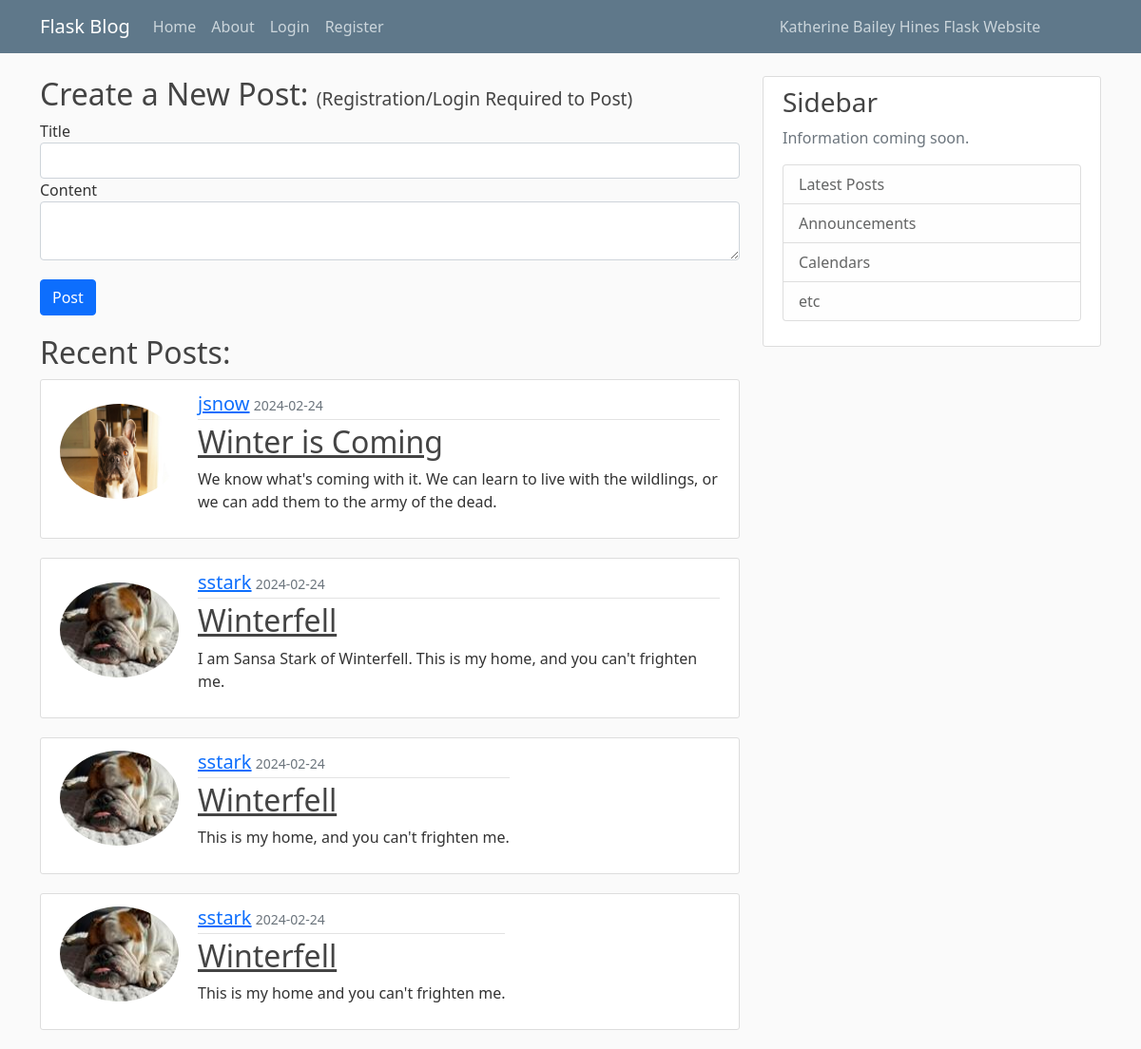
Before: / with the older database file.
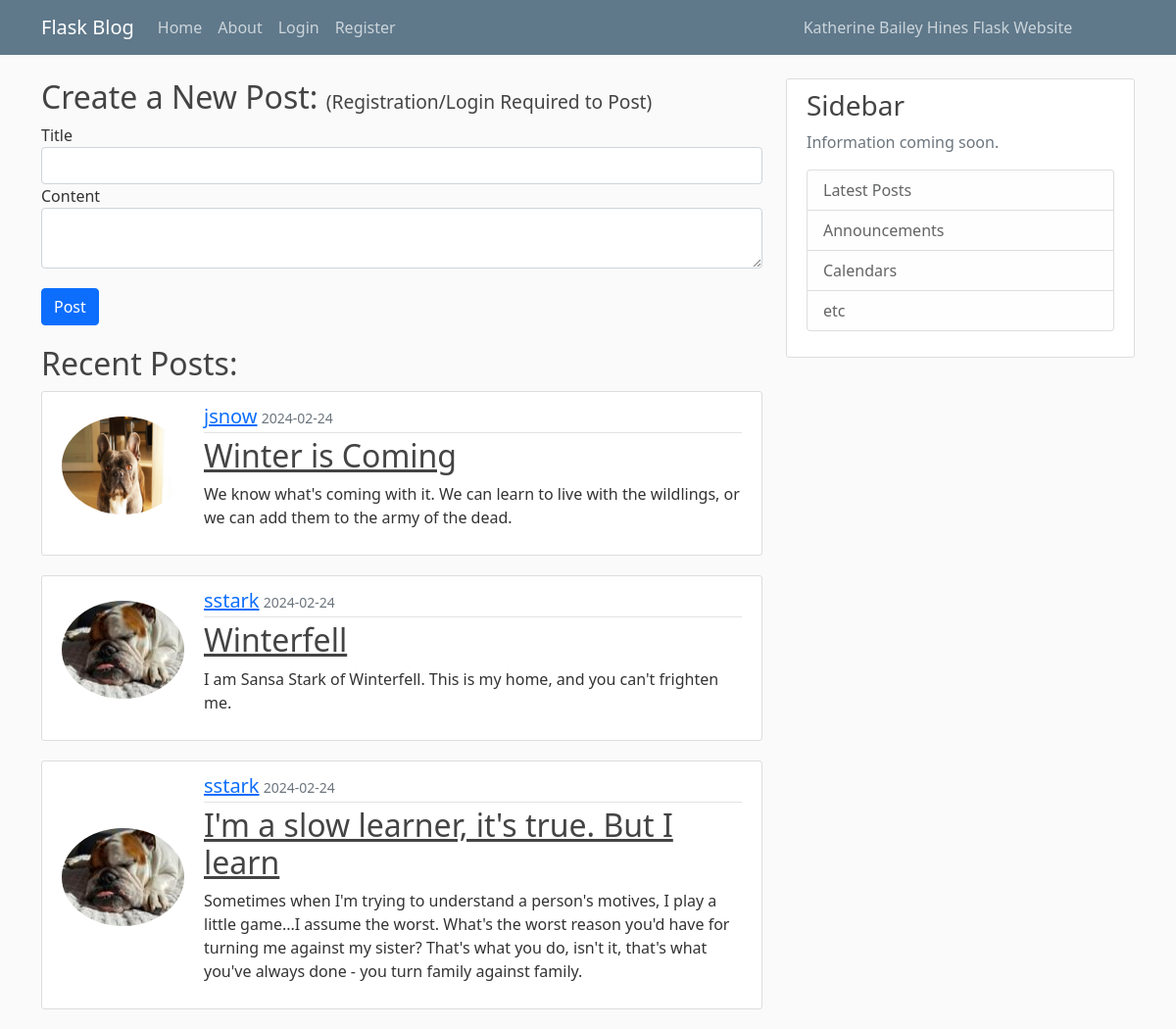
After: the same page with the newer database file.
### app.py (models this page shows, shortened)
class Post(db.Model):
    id = db.Column(db.Integer, primary_key=True)
    title = db.Column(db.String(100), nullable=False)
    datePosted = db.Column(db.DateTime, nullable=False, default=datetime.utcnow)
    content = db.Column(db.Text, nullable=False)
    user_id = db.Column(db.Integer, db.ForeignKey('user.id'), nullable=False)
    author = db.relationship('User', backref='author_posts', lazy=True)

class User(db.Model):
    id = db.Column(db.Integer, primary_key=True)
    firstName = db.Column(db.String(40), unique=False, nullable=False)
    lastName = db.Column(db.String(40), unique=False, nullable=False)
    username = db.Column(db.String(15), unique=True, nullable=False)
    email = db.Column(db.String(100), unique=True, nullable=False)
    image_file = db.Column(db.String(20), nullable=False, default='default.jpg')
    password = db.Column(db.String(60), nullable=False)
    posts = db.relationship('Post', backref='author_posts', lazy=True)

### app.py (the view, shortened to what this page needs)
@app.route('/')
def home():
    new_user_id = request.args.get('new_user_id')
    new_user = None
    if new_user_id:
        new_user = User.query.get(new_user_id)
    post_form = PostForm()
    posts = Post.query.order_by(Post.datePosted.desc()).all()
    return render_template('home.html', posts=posts, new_user=new_user, post_form=post_form)

### forms.py
class PostForm(FlaskForm):
    title = StringField('Title', validators=[InputRequired()])
    content = TextAreaField('Content', validators=[InputRequired()])
    submit = SubmitField('Post')

### templates/home.html (shortened to what this page needs)
{% extends 'layout.html' %}
{% block content %}
<h2>Create a New Post: <small style="font-size: 0.6em;">(Registration/Login Required to Post)</small></h2>
<form method="POST" action="{{ url_for('create_post') }}">
  <div>
    {{ post_form.title.label }}
    {{ post_form.title(class="form-control") }}
  </div>
  <div>
    {{ post_form.content.label }}
    {{ post_form.content(class="form-control") }}
  </div>
  <div style="height: 20px;"></div>
  <div>
    {{ post_form.submit(class="btn btn-primary") }}
  </div>
  <div style="height: 20px;"></div>
</form>
<h2>Recent Posts:</h2>
{% for post in posts %}
<article class="media content-section" style="display: flex; align-items: center;">
  <div class="media-left">
    <img src="{{ url_for('static', filename='profile_pics/' + post.author.image_file) }}"
      class="rounded-circle account-img" style="height: 100px;">
  </div>
  <div class="media-body">
    <div class="article-metadata">
      <a class="mr-2" href="#" style="font-size: 20px;">{{ post.author.username }}</a>
      <small class="text-muted">{{ post.datePosted.strftime('%Y-%m-%d') }}</small>
    </div>
    <h2><a class="article-title" href="#">{{ post.title }}</a></h2>
    <p class="article-content">{{ post.content }}</p>
  </div>
</article>
{% endfor %}
{% endblock content %}

### templates/layout.html (shortened to what this page needs)
<!DOCTYPE html>
<html lang="en">
<head>
    <link href="https://cdn.jsdelivr.net/npm/bootstrap@5.0.2/dist/css/bootstrap.min.css" rel="stylesheet"
>
    <link rel="stylesheet" type="text/css" href="{{ url_for('static', filename='main.css') }}">
</head>
<body>
    <header class="site-header">
        <nav class="navbar navbar-expand-md navbar-dark bg-steel fixed-top">
            <div class="container">
                <a class="navbar-brand mr-4" href="/">Flask Blog</a>
                <div class="collapse navbar-collapse" id="navbarToggle">
                    <div class="navbar-nav mr-auto">
                        <a class="nav-item nav-link" href="{{ url_for('home') }}">Home</a>
                        <a class="nav-item nav-link" href="{{ url_for('about') }}">About</a>
                    </div>
                    <div class="navbar-nav">
                        {% if current_user.is_authenticated %}
                        <a class="nav-item nav-link" href="{{ url_for('account') }}">Account</a>
                        <a class="nav-item nav-link" href="{{ url_for('logout') }}">Logout</a>
                        {% else %}
                        <a class="nav-item nav-link" href="{{ url_for('login') }}">Login</a>
                        <a class="nav-item nav-link" href="{{ url_for('register') }}">Register</a>
                        {% endif %}
                        <span class="nav-item nav-link" style="margin-left: 400px;">Katherine Bailey Hines Flask Website</span>
                    </div>
                </div>
            </div>
        </nav>
    </header>
    <main role="main" class="container">
        <div class="row">
            <div class="col-md-8">
                {% block content %}{% endblock %}
            </div>
            <div class="col-md-4">
                <div class="content-section">
                    <h3>Sidebar</h3>
                    <p class='text-muted'>Information coming soon.
                    <ul class="list-group">
                        <li class="list-group-item list-group-item-light">Latest Posts</li>
                        <li class="list-group-item list-group-item-light">Announcements</li>
                        <li class="list-group-item list-group-item-light">Calendars</li>
                        <li class="list-group-item list-group-item-light">etc</li>
                    </ul>
                    </p>
                </div>
            </div>
        </div>
    </main>
</body>
</html>

### static/main.css (style rules this page uses)
body { background: #fafafa; color: #333333; margin-top: 5rem; }
h1, h2, h3, h4, h5, h6 { color: #444444; }
.bg-steel { background-color: #5f788a; }
.site-header .navbar-nav .nav-link { color: #cbd5db; }
.content-section { background: #ffffff; padding: 10px 20px; border: 1px solid #dddddd; border-radius: 3px; margin-bottom: 20px; }
.article-title { color: #444444; }
.article-content { white-space: pre-line; }
.article-metadata { padding-bottom: 1px; margin-bottom: 4px; border-bottom: 1px solid #e3e3e3 }
.account-img { height: 125px; width: 125px; margin-right: 20px; margin-bottom: 16px; }

Changed rows visible on the page:
removed Post: image_file (picture), author.username "sstark", datePosted "2024-02-24", title "Winterfell", content "This is my home and you can't frighten me."
changed Post: title "Winterfell" → "I'm a slow learner, it's true. But I learn"; content "This is my home, and you can't frighten me." → "Sometimes when I'm trying to understand a person's motives, I play a little game...I assume the worst. What's the worst reason you'd have for turning me against my sister? That's what you do, isn't it, that's what you've always done - you turn family against family."
